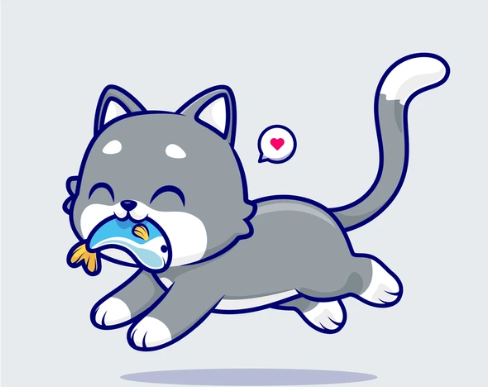
#> input picture catf.png, 488 x 387 px, found by its file name
$ python ascii.py
#> lines starting #> are read from the running program, lines starting #| are printed output that depends on the picture
import cv2
import numpy as np


ascii_chars = ["$","@","B","%","8","&", "W", "M", "#","*", ";",":",",","^","."]

image = cv2.imread("C:/Users/jaedo/OneDrive/Desktop/Ascii/catf.png")
#> image is the input picture: shape (387, 488, 3); mean B, G, R 216.5, 206.1, 201.4

img_gray = cv2.cvtColor(image, cv2.COLOR_BGR2GRAY)
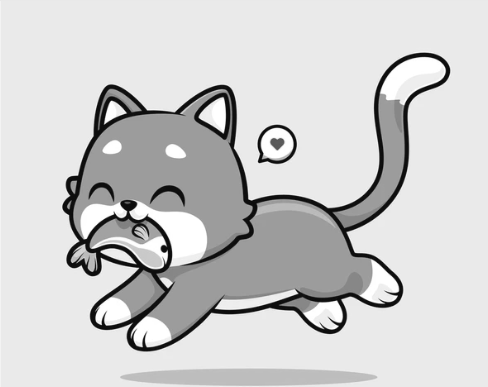
#> img_gray: shape (387, 488); min 8, max 255, mean 205.7
height,width = img_gray.shape
#> height = 387; width = 488
new_height = height //12
#> new_height = 32
new_width = width // 12
#> new_width = 40
resize_img = cv2.resize(img_gray,(new_width, new_height))
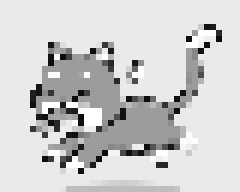
#> resize_img: shape (32, 40) (shown 6 times larger); min 13, max 255, mean 205.3
num_chars = len(ascii_chars)
ascii_str = ""

for i in range(new_height):
    for j in range(new_width):
        pixel = resize_img[i,j]
        ascii_str += ascii_chars[int(pixel / 255 * (num_chars-1))]

    ascii_str += "\n"


print(ascii_str)
#> (printed output is left out)
